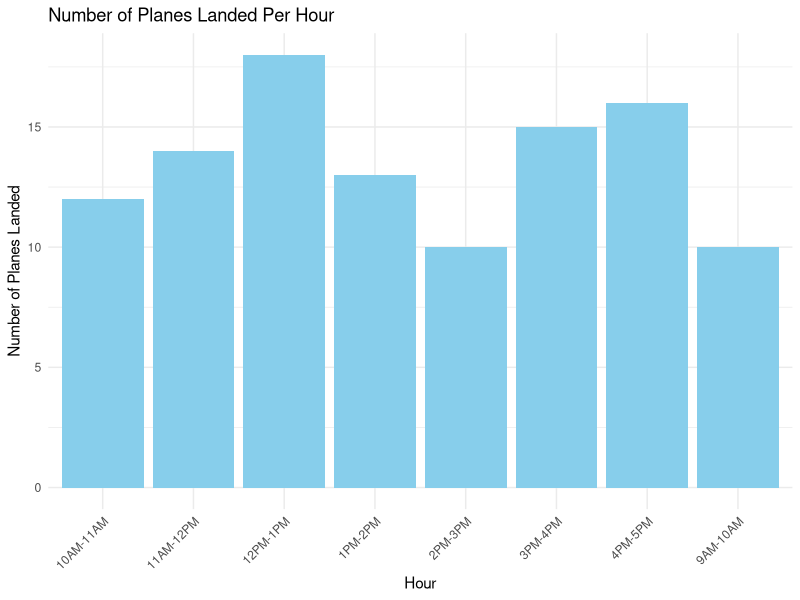

Generate this figure with R:
#### Preamble ####
# Purpose: Explores the data for the number of planes landed every hour over a period of eight hours
# Author: Bella MacLean
# Date: 31 January 2024 
# Contact: bella.maclean@mail.utoronto.ca 
# License: MIT
# Pre-requisites: None
# Any other information needed? None


#### Workspace setup ####

library(tidyverse)
library(ggplot2)

#### Explore data ####

# Create the dataset
plane_data <- data.frame(
  Hour = c('9AM-10AM', '10AM-11AM', '11AM-12PM', '12PM-1PM', '1PM-2PM', '2PM-3PM', '3PM-4PM', '4PM-5PM'),
  Planes_Landed = c(10, 12, 14, 18, 13, 10, 15, 16)
)

# Create the plot
ggplot(plane_data, aes(x=Hour, y=Planes_Landed)) +
  geom_bar(stat="identity", fill="skyblue") +
  theme_minimal() +
  labs(title="Number of Planes Landed Per Hour",
       x="Hour",
       y="Number of Planes Landed") +
  theme(axis.text.x = element_text(angle = 45, hjust = 1))